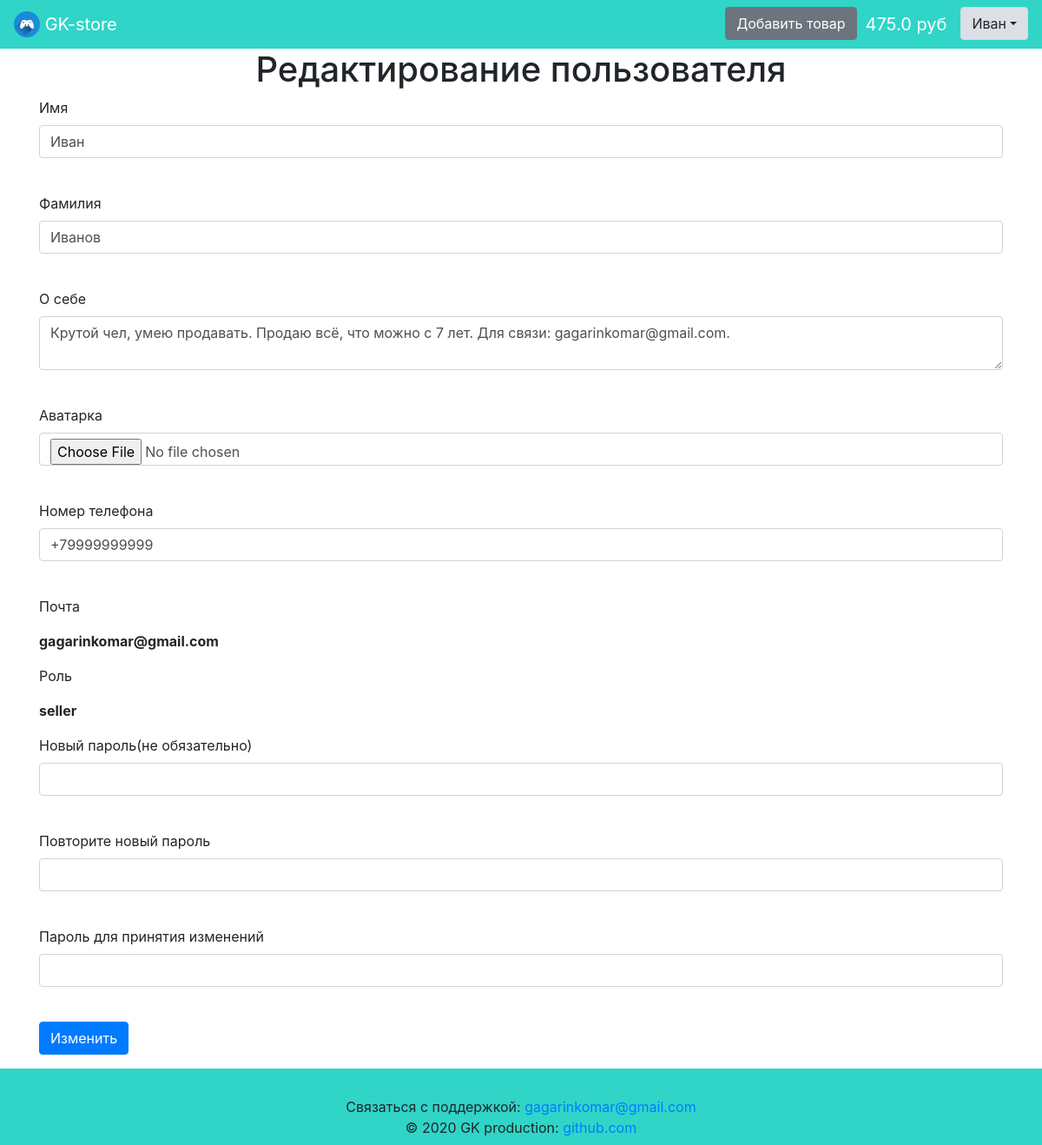
/user (signed in), run on the app's committed database.
### data/users.py (models this page shows, shortened)
class User(SqlAlchemyBase, UserMixin, SerializerMixin):
    __tablename__ = 'users'
    id = sqlalchemy.Column(sqlalchemy.Integer,
                           primary_key=True, autoincrement=True)
    name = sqlalchemy.Column(sqlalchemy.String)
    surname = sqlalchemy.Column(sqlalchemy.String, default='')
    about = sqlalchemy.Column(sqlalchemy.String,
                              default='Информация отсутствует.')
    phone_number = sqlalchemy.Column(sqlalchemy.String, default='Не указан.')
    email = sqlalchemy.Column(sqlalchemy.String, index=True, unique=True)
    balance = sqlalchemy.Column(sqlalchemy.Float, default=0)
    permission = sqlalchemy.Column(sqlalchemy.String)
    sum_rating = sqlalchemy.Column(sqlalchemy.Integer, default=0)
    count_rating = sqlalchemy.Column(sqlalchemy.Integer, default=0)
    hashed_password = sqlalchemy.Column(sqlalchemy.String)
    created_date = sqlalchemy.Column(sqlalchemy.DateTime,
                                     default=datetime.datetime.now)
    last_changed_date = sqlalchemy.Column(sqlalchemy.DateTime,
                                     default=datetime.datetime.now)
    avatar_source = sqlalchemy.Column(sqlalchemy.String,
                                      default='default_avatar.png')
    products = orm.relation('Product', back_populates='user')
    if permission == 'seller':
        transactions = orm.relation('Transaction', back_populates='seller')
    elif permission == 'buyer':
        transactions = orm.relation('Transaction', back_populates='buyer')

### app.py (the view, shortened to what this page needs)
@app.route('/user', methods=['GET', 'POST'])
@login_required
def user():
    email, permission = None, None
    form = EditUserForm()
    if request.method == 'GET':
        session = db_session.create_session()
        user = session.query(User).filter(User.id == current_user.id).first()
        if user:
            form.name.data = user.name
            form.surname.data = user.surname
            form.about.data = user.about
            form.avatar_source.data = user.avatar_source
            form.phone_number.data = user.phone_number
            email = user.email
            permission = user.permission
        else:
            abort(404)
    return render_template('register.html',
                           title='Редактирование пользователя',
                           email=email, form=form, permission=permission)

### data/forms.py
class EditUserForm(FlaskForm):
    name = StringField('Имя', validators=[DataRequired(), Length(
        min=3, max=10)])
    surname = StringField('Фамилия', validators=[Length(max=20)])
    about = TextAreaField('О себе', validators=[Length(max=100)])
    avatar_source = FileField('Аватарка')
    phone_number = StringField('Номер телефона', validators=[Length(max=20)])
    password_new = PasswordField('Новый пароль(не обязательно)', validators=[
        Length(max=35)])
    password_again = PasswordField('Повторите новый пароль')
    password = PasswordField('Пароль для принятия изменений', validators=[
        DataRequired()])
    submit = SubmitField('Изменить')

### app.py (called while the page is built)
@login_manager.user_loader
def load_user(user_id):
    session = db_session.create_session()
    return session.query(User).get(user_id)

### data/db_session.py (called while the page is built)
def create_session() -> Session:
    global __factory
    return __factory()

### templates/register.html (shortened to what this page needs)
{% extends "base.html" %}
{% block content %}
    <h1 align="center">{{ title }}</h1>
    <form action="" method="post" enctype="multipart/form-data">
        <p>
            {{ form.name.label }}<br>
            {{ form.name(class="form-control") }}<br>
        </p>
        <p>
            {{ form.surname.label }}<br>
            {{ form.surname(class="form-control") }}<br>
        </p>
        <p>
            {{ form.about.label }}<br>
            {{ form.about(class="form-control") }}<br>
        </p>
        <p>
            {{ form.avatar_source.label }}<br>
            {{ form.avatar_source(class="form-control") }}<br>
        </p>
        <p>
            {{ form.phone_number.label }}<br>
            {{ form.phone_number(class="form-control", type="tel") }}<br>
        </p>
        {% if email %}
            <p>Почта</p>
            <p><b>{{ email }}</b></p>
        {% endif %}
        {% if permission %}
            <p>Роль</p>
            <p><b>{{ permission }}</b></p>
        {% endif %}
        <p>
        {{ form.password_new.label }}<br>
        {{ form.password_new(class="form-control", type="password") }}<br>
        </p>
        <p>
            {{ form.password_again.label }}<br>
            {{ form.password_again(class="form-control", type="password") }}<br>
        </p>
        {% if form.password %}
            <p>
            {{ form.password.label }}<br>
            {{ form.password(class="form-control", type="password") }}<br>
        </p>
        {% endif %}
        <p>{{ form.submit(type="submit", class="btn btn-primary") }}</p>
    </form>
{% endblock %}

### templates/base.html (shortened to what this page needs)
<!doctype html>
<html lang="ru">
<head>
    {% block head %}
    <link rel="stylesheet"
          href="https://stackpath.bootstrapcdn.com/bootstrap/4.4.1/css/bootstrap.min.css"
>
    <link rel="stylesheet" type="text/css" href="{{ url_for('static', filename='css/style.css') }}" />
    {% endblock %}
</head>
<body>
<div class="wrapper">
    <div class="content">
        <header>
            <nav class="navbar navbar-dark navbar-expand" style="background-color: #30D5C8;">
                <a class="navbar-brand" href="/">
                    <img src="/static/img/logo.png" width="30" height="30" class="d-inline-block align-top" alt="">
                    GK-store
                </a>
                {% if current_user.is_authenticated %}
                    <p>
                        <ul class="navbar-nav ml-auto">
                        {% if current_user.permission == 'seller' %}
                            <li class="nav-item"><a href="/product" class="btn btn-secondary">Добавить товар</a></li>
                        {% endif %}
                        <li class="nav-item"><a class="navbar-brand padding-left" href="/balance">{{ current_user.balance|round(2) }} руб</a></li>
                        <li class="nav-item">
                            <div class="dropdown show">
                                <a class="btn btn-light dropdown-toggle"  data-toggle="dropdown">{{ current_user.name }}</a>
                            </div>
                        </li>
                        </ul>
                    </p>
                {% endif %}
            </nav>
        </header>
        <main role="main" class="container wrapper">
            {% block content %}{% endblock %}
        </main>
    </div>
    <div class="footer">
        <footer class="page-footer font-small pt-4" style="background-color: #30D5C8;">
            <div class="footer-copyright text-center py-2">
                Связаться с поддержкой:
                <a href="mailto:gagarinkomar@gmail.com?subject=Нужна помощь по GK-store">gagarinkomar@gmail.com</a><br>
                © 2020 GK production:
                <a href="https://github.com/gagarinkomar/">github.com</a>
            </div>
        </footer>
    </div>
</div>
</body>
</html>

### static/css/style.css (style rules this page uses)
img { border-radius: 10px 10px 10px 10px; }
.padding-left { padding-left: 10px; }
html, body { height: 100%; }
.wrapper { display: flex; flex-direction: column; min-height: 100%; }
.content { flex: 1 0 auto; }
.footer { flex: 0 0 auto; }

### data on the page
User: balance "475.0", name "Иван", surname "Иванов", about "Крутой чел, умею продавать. Продаю всё, что можно с 7 лет. Для связи: gagarinkomar@gmail.com.", phone_number "+79999999999", email "gagarinkomar@gmail.com", permission "seller"

### other printed values
{{ title }} "Редактирование пользователя"
